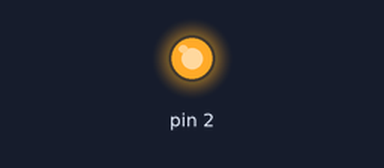
This sketch was run on a simulated Arduino Uno, built with avr-gcc and run on an emulated ATmega328P. On the bench: output pins drawn as LEDs (lit = HIGH).

Above: at 0.1 s.
Timing chart, 0 to 1.6 s (numbered marks = the images above):
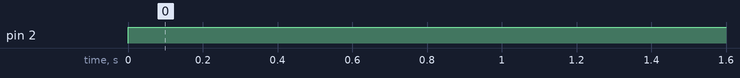

Measured:
- by itself, pin 2: LOW → HIGH at 0.00 s

The sketch:

test_a.ino
```cpp
void setup() {
  pinMode(2,OUTPUT);
}

int i = 0;

void loop() {
  if (i%3==0)
    digitalWrite(2,HIGH);
  else if (i%5==0)
    digitalWrite(2,HIGH);
  else digitalWrite(2,LOW);
}
```
